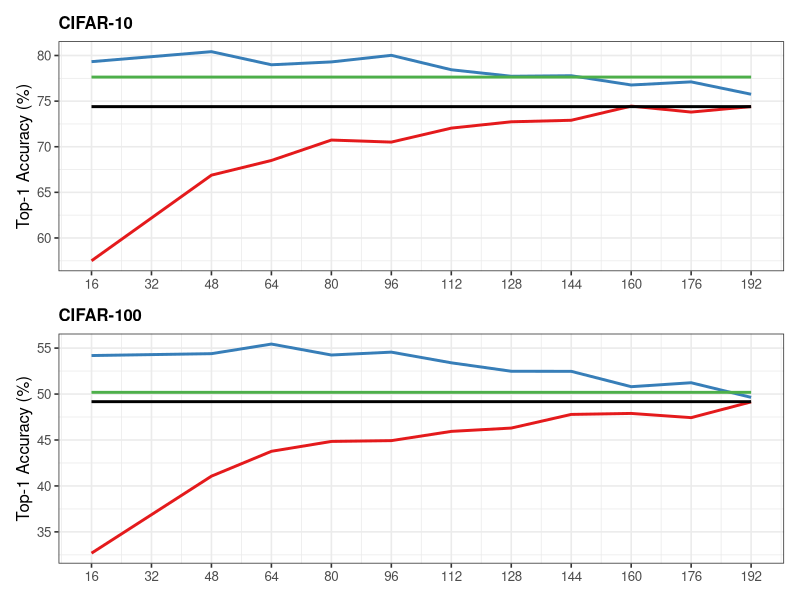
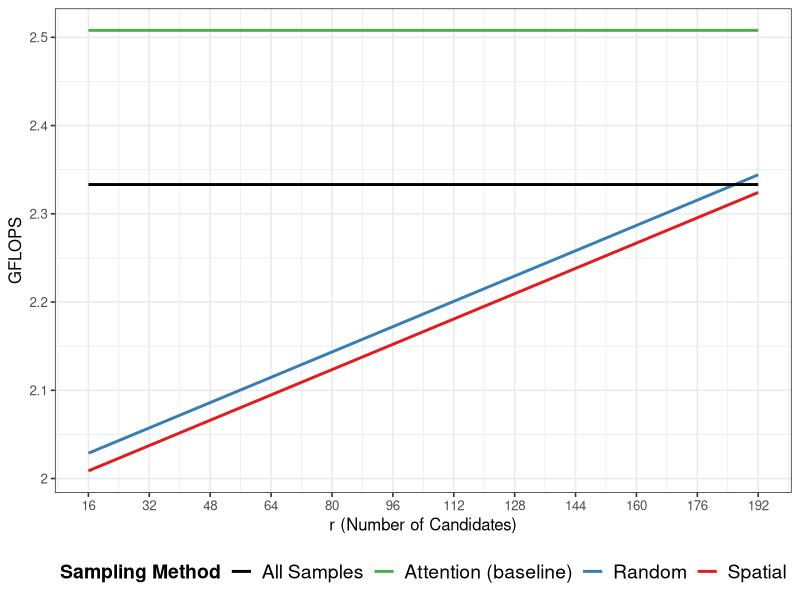
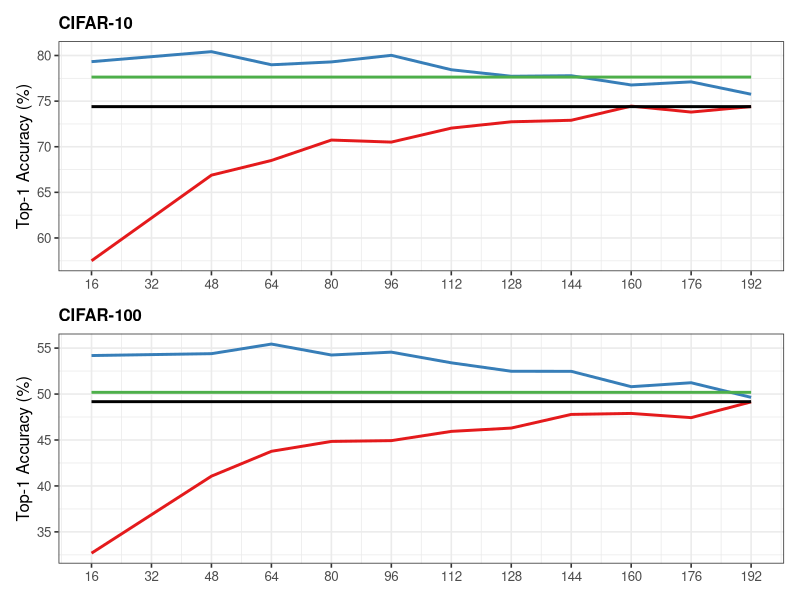
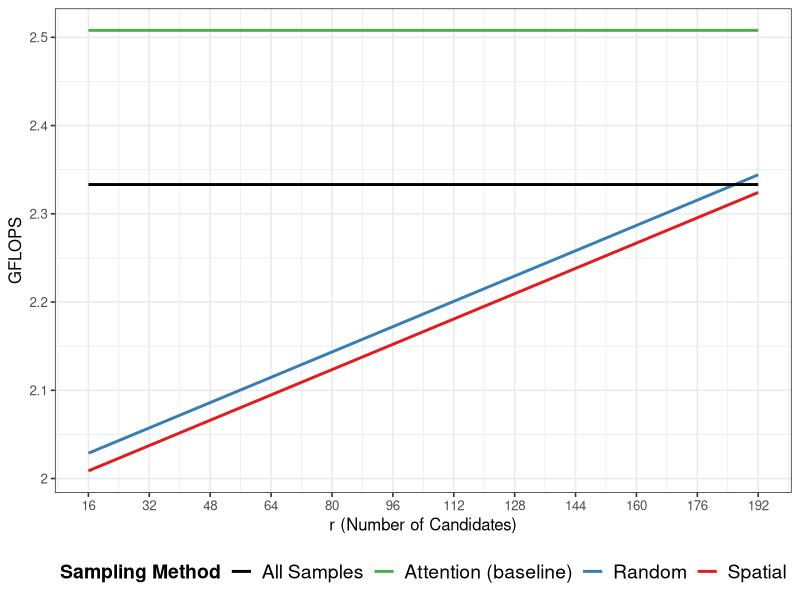

Recreate these plots in R, in order.
library(tidyverse)
library(patchwork)

# --- Data Reading ---
setwd("/Users/mingikang/Developer/Convolutional-Nearest-Neighbor-Attention/Final_csv")
df <- read_csv("n_test.csv")

df = df %>%
  filter(N != 32) %>%
  select(Layer = layer,
         Type = type,
         BestAcc = best_test_accuracy_top1,
         AveAcc = ave_test_accuracy_top1, 
         Dataset = dataset,
         N, 
         GFLOPS = gflops
  )


# ==============================================================================
# HELPER: Define Colors to Match Your Image
# ==============================================================================
# We map the "Human Readable" label to the specific hex codes
custom_colors <- c(
  "Spatial"       = "#E41A1C",  # Red
  "Random"      = "#377EB8",  # Blue (Assuming 'color' in CSV is Random)
  "All Samples"       = "black",    # Black
  "Attention (baseline)" = "#4DAF4A"   # Green
)

# ==============================================================================
# FUNCTION: Prepare Data and Plot
# This function avoids repeating code for CIFAR10 and CIFAR100
# ==============================================================================
create_n_plot <- function(data, dataset_name, plot_title, show_x_label = TRUE) {

  # 1. Filter and Create Legend Labels
  #    This is the most important step. We map the raw data to the Legend Names.
  plot_data <- data %>%
    filter(Dataset == dataset_name) %>%
    mutate(Legend_Label = case_when(
      Layer == "Attention" ~ "Attention (baseline)",
      Layer == "ConvNNAttention" & Type == "all" ~ "All Samples",
      Layer == "ConvNNAttention" & Type == "spatial" ~ "Spatial",
      Layer == "ConvNNAttention" & Type == "random" ~ "Random"
    )) %>%
    filter(!is.na(Legend_Label)) # Remove anything else (like ConvNN All/Spatial)

  # 2. Separate Dynamic Lines (Changes with N) vs Horizontal Lines (Constant)
  lines_df <- plot_data %>%
    filter(Legend_Label %in% c("Spatial", "Random"))

  hlines_df <- plot_data %>%
    filter(Legend_Label %in% c("All Samples", "Attention (baseline)")) %>%
    group_by(Legend_Label) %>% slice(1) %>% ungroup()

  # 3. Create Plot
  p <- ggplot() +
    # Dynamic Lines (Spatial, Random)
    geom_line(
      data = lines_df,
      aes(x = N, y = BestAcc, color = Legend_Label),
      linewidth = 1.0
    ) +
    # Horizontal Lines (All, Baseline)
    geom_segment(
      data = hlines_df,
      aes(
        x = 16,               # Start at 4
        xend = 192,           # End at 30
        y = BestAcc,         # Y height
        yend = BestAcc,      # Same Y height (keeps it flat)
        color = Legend_Label
      ),
      linewidth = 1.0
    ) +
    # Scales
    scale_color_manual(name = "Sampling Method", values = custom_colors) +
    scale_x_continuous(breaks = seq(16, 192, 16)) +
    scale_y_continuous(breaks = seq(0, 100, by=5)) + # Tick every 0.5%
    # Labels
    labs(
      title = plot_title,
      y = "Top-1 Accuracy (%)",
      x = NULL
    ) +
    theme_bw(base_size = 12) +
    theme(
      plot.title = element_text(face = "bold", size = 12),
      # legend.title = element_text(face = "bold", size = 12),
      # legend.text = element_text(size = 12),
      legend.position = "none"
    )

  return(p)
}

# ==============================================================================
# GENERATE PLOTS
# ==============================================================================

# 1. Generate CIFAR-10 (Top Plot)
p_c10 <- create_n_plot(df, "ViT-Tiny-CIFAR10", "CIFAR-10", show_x_label = FALSE)

# 2. Generate CIFAR-100 (Bottom Plot)
p_c100 <- create_n_plot(df, "ViT-Tiny-CIFAR100", "CIFAR-100", show_x_label = TRUE)

# 3. Combine
final_plot <- (p_c10 / p_c100)
# +
#   plot_layout(guides = "collect") &
#   theme(legend.position = "bottom")

# Print
print(final_plot)

# Save
ggsave(
  "/Users/mingikang/Developer/Convolutional-Nearest-Neighbor-Attention/Final_Plots/ViT_combined_n_plot.png",
  plot = final_plot,
  width = 8,
  height = 5,
  units = "in",
  dpi = 500,
  bg = "white"
)





### GFLOPS CODE

# --- Data Reading ---
setwd("/Users/mingikang/Developer/Convolutional-Nearest-Neighbor-Attention/Final_csv")
df <- read_csv("n_test.csv")

df = df %>%
  filter(N != 32) %>%
  select(Layer = layer,
         Type = type,
         BestAcc = best_test_accuracy_top1,
         AveAcc = ave_test_accuracy_top1, 
         Dataset = dataset,
         N, 
         GFLOPs = gflops
  )


fmt_mflops <- function(x) {
  # Multiply by 1000 (1 G = 1000 M) and format as integer with "M"
  # Example: 0.031 -> "31M"
  # sprintf("%.0fK", x * 1000)
  return(x)
}

# ==============================================================================
# HELPER: Define Colors to Match Your Image
# ==============================================================================
# We map the "Human Readable" label to the specific hex codes
custom_colors <- c(
  "Spatial"       = "#E41A1C",  # Red
  "Random"      = "#377EB8",  # Blue (Assuming 'color' in CSV is Random)
  "All Samples"       = "black",    # Black
  "Attention (baseline)" = "#4DAF4A"   # Green
)

# ==============================================================================
# FUNCTION: Prepare Data and Plot
# This function avoids repeating code for CIFAR10 and CIFAR100
# ==============================================================================
create_n_plot <- function(data, dataset_name, plot_title, show_x_label = TRUE) {

  # 1. Filter and Create Legend Labels
  #    This is the most important step. We map the raw data to the Legend Names.
  plot_data <- data %>%
    filter(Dataset == dataset_name) %>%
    mutate(Legend_Label = case_when(
      Layer == "Attention" ~ "Attention (baseline)",
      Layer == "ConvNNAttention" & Type == "all" ~ "All Samples",
      Layer == "ConvNNAttention" & Type == "spatial" ~ "Spatial",
      Layer == "ConvNNAttention" & Type == "random" ~ "Random"
    )) %>%
    filter(!is.na(Legend_Label)) # Remove anything else (like ConvNN All/Spatial)

  # 2. Separate Dynamic Lines (Changes with N) vs Horizontal Lines (Constant)
  lines_df <- plot_data %>%
    filter(Legend_Label %in% c("Spatial", "Random"))

  hlines_df <- plot_data %>%
    filter(Legend_Label %in% c("All Samples", "Attention (baseline)")) %>%
    group_by(Legend_Label) %>% slice(1) %>% ungroup()

  # 3. Create Plot
  p <- ggplot() +
    # Dynamic Lines (Spatial, Random)
    geom_line(
      data = lines_df,
      aes(x = N,
          y = ifelse(Legend_Label == "Random", GFLOPs + 0.02, GFLOPs),
          color = Legend_Label),
      linewidth = 1.0,

    ) +
    # Horizontal Lines (All, Baseline)
    geom_segment(
      data = hlines_df,
      aes(
        x = 16,               # Start at 4
        xend = 192,           # End at 30
        y = GFLOPs,         # Y height
        yend = GFLOPs,      # Same Y height (keeps it flat)
        color = Legend_Label
      ),
      linewidth = 1.0
    ) +

    scale_color_manual(name = "Sampling Method", values = custom_colors) +
    scale_x_continuous(breaks = seq(16, 192, by=16)) +
    scale_y_continuous(labels = fmt_mflops) + # Tick every 0.5%
    # Labels
    labs(
      y = "GFLOPS",
      x = "r (Number of Candidates)"
    ) +
    theme_bw(base_size = 12) +
    theme(    legend.position = "bottom",
              legend.title = element_text(face = "bold", size = 14),
              legend.text = element_text(size = 14))

  return(p)
}

# ==============================================================================
# GENERATE PLOTS
# ==============================================================================

# 1. Generate CIFAR-10 (Top Plot)
p_c10 <- create_n_plot(df, "ViT-Tiny-CIFAR10", "CIFAR-10", show_x_label = FALSE)

# p_c100 <- create_n_plot(df, "VGG11-CIFAR100", "CIFAR-100", show_x_label = TRUE)
#
# # 3. Combine
# final_plot <- (p_c10 / p_c100) +
#   plot_layout(guides = "collect") &
#   theme(legend.position = "bottom")
#
# # Print
print(p_c10)
ggsave(
  "/Users/mingikang/Developer/Convolutional-Nearest-Neighbor-Attention/Final_Plots/ViT_combined_n_gflop_plot.png",
  plot = p_c10,
  width = 8,
  height = 2.5,
  units = "in",
  dpi = 500,
  bg = "white"
)